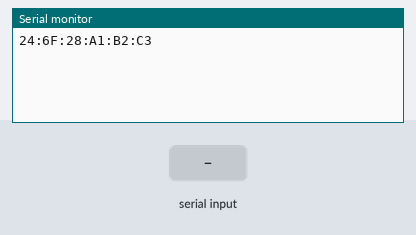
A program run on a simulated ESP32. Shown: the last lines printed to the serial monitor. Inputs (shaded band) come from the test bench.

Above: at 1.2 s.
1.3 s: "1" received over Serial
At 2.5 s:
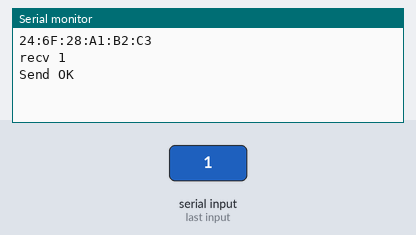
2.8 s: "0" received over Serial
At 3.8 s:
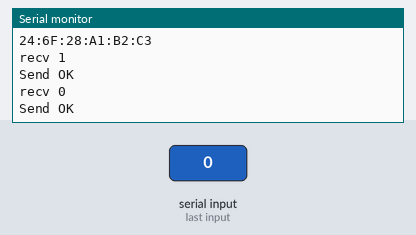

Measured:
- after the input at 1.3 s, the serial monitor: prints a new line at once (image 1)
- after the input at 2.8 s, the serial monitor: prints a new line at once (image 2)

The program:

main.cpp
```cpp
#include <Arduino.h>
#include <WiFi.h>
#include <esp_now.h>
#include <HardwareSerial.h>

HardwareSerial SerialPort(2); // use UART2
uint8_t broadcastAddress[] = {0xC4,0x5B,0xBE,0x3F,0x4C,0xD8};
esp_now_peer_info_t peerInfo;

typedef struct struct_message {
  char data;
} struct_message;

struct_message mydata;

//Receiving
void OnDataRecv(const uint8_t* mac, const uint8_t* incomingData, int len) {
  memcpy(&mydata, incomingData, sizeof(mydata));
  SerialPort.write(mydata.data);
}

void onDataSent(const uint8_t *mac_addr, esp_now_send_status_t _status)
{
	Serial.println(_status == ESP_NOW_SEND_SUCCESS ? "Send OK" : "Send Fail");
}

void setup(){
  Serial.begin(9600);
  SerialPort.begin(9600, SERIAL_8N1, 17, 16);


  WiFi.mode(WIFI_STA);
	Serial.println(WiFi.macAddress());

  if(esp_now_init() != ESP_OK){
    Serial.println("error initialisation");
    return;
  }

  esp_now_register_recv_cb(OnDataRecv);
  esp_now_register_send_cb(onDataSent);

	memcpy(peerInfo.peer_addr, broadcastAddress, 6);
	peerInfo.channel = 0;
	peerInfo.encrypt = false;

	if (esp_now_add_peer(&peerInfo) != ESP_OK){
		Serial.println("Failed to add peer");
		return;
	}
}

char input;
void loop(){
  if (Serial.available()){
    input = char(Serial.read());
    Serial.printf("recv %c \n", input);
    esp_err_t result = esp_now_send(broadcastAddress, (uint8_t *)&input, sizeof(mydata));
  }
}
```
